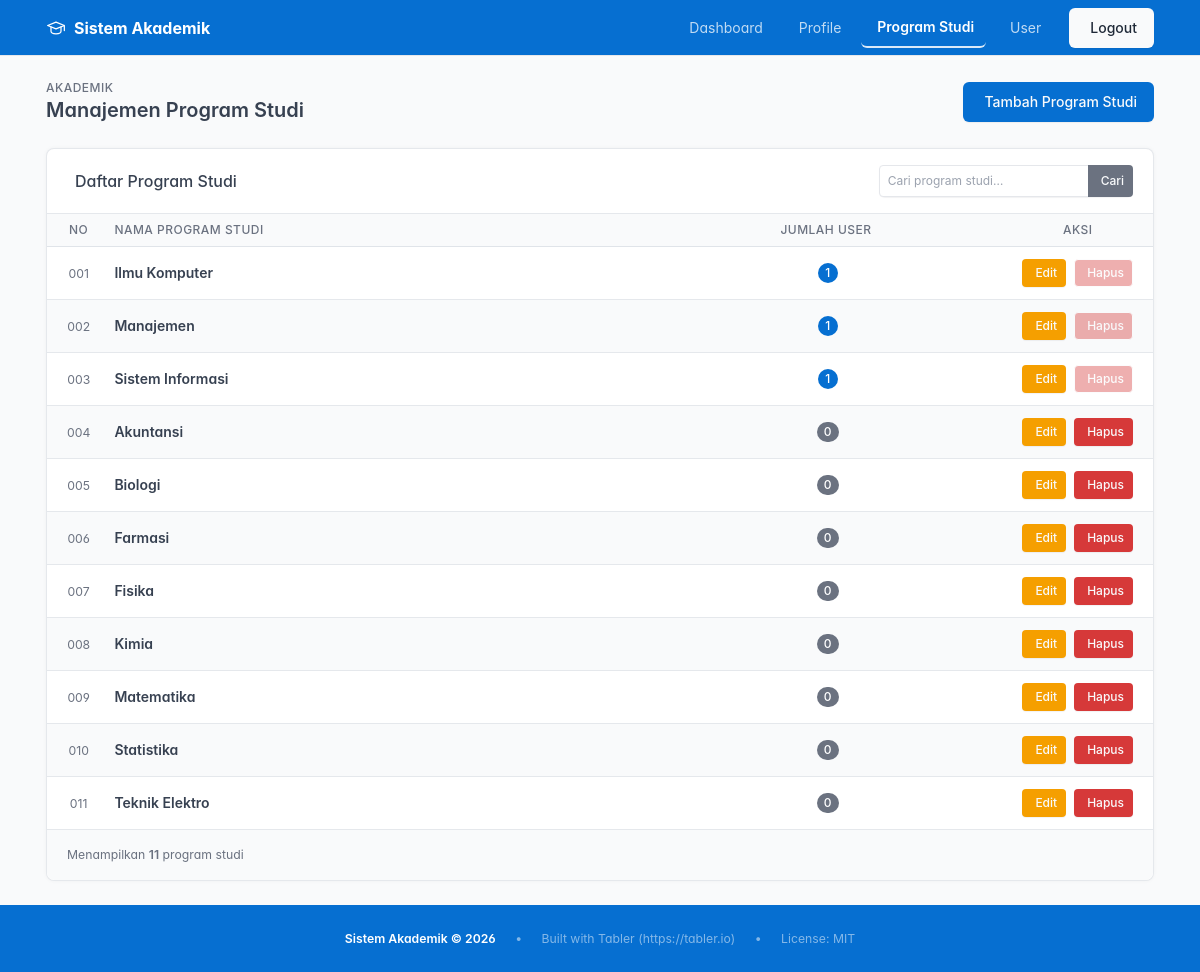
The page /program_studi.php?sort=jumlah_desc (signed in) on the database its author committed.
### tables this page shows
CREATE TABLE `prodi_tbl` (
  `prodi_id` int(30) NOT NULL,
  `nama_prodi` varchar(100) NOT NULL
);

### program_studi.php (the view, shortened to what this page needs)
<?php
$pdo = getDBConnection();
$search = trim($_GET['q'] ?? '');
$sort = $_GET['sort'] ?? 'nama_asc';
$orderClause = match ($sort) {
  'nama_desc' => 'p.nama_prodi DESC',
  'jumlah_asc' => 'jumlah_user ASC, p.nama_prodi ASC',
  'jumlah_desc' => 'jumlah_user DESC, p.nama_prodi ASC',
  default => 'p.nama_prodi ASC',
};
if ($search !== '') {
  $stmt = $pdo->prepare("
        SELECT p.prodi_id, p.nama_prodi, COUNT(u.userid) as jumlah_user
        FROM prodi_tbl p
        LEFT JOIN user_tbl u ON p.prodi_id = u.prodi_id
        WHERE p.nama_prodi LIKE ?
        GROUP BY p.prodi_id, p.nama_prodi
        ORDER BY $orderClause
    ");
  $stmt->execute(["%$search%"]);
} else {
  $stmt = $pdo->query("
        SELECT p.prodi_id, p.nama_prodi, COUNT(u.userid) as jumlah_user
        FROM prodi_tbl p
        LEFT JOIN user_tbl u ON p.prodi_id = u.prodi_id
        GROUP BY p.prodi_id, p.nama_prodi
        ORDER BY $orderClause
    ");
}
$prodis = $stmt->fetchAll();
function sortUrl($field, $currentSort, $search)
{
  $dir = ($currentSort === $field . '_asc') ? $field . '_desc' : $field . '_asc';
  $params = ['sort' => $dir];
  return 'program_studi.php?' . http_build_query($params);
}
function sortIcon($field, $currentSort)
{
  if ($currentSort === $field . '_desc')
    return '<i class="ti ti-sort-descending ms-1"></i>';
  return '<i class="ti ti-arrows-sort ms-1 text-muted"></i>';
}
?>
<!DOCTYPE html>
<html lang="id">
<head>
  <link rel="stylesheet" href="css/tabler.min.css">
  <link rel="stylesheet" href="https://cdn.jsdelivr.net/npm/@tabler/icons-webfont@3.0.0/dist/tabler-icons.min.css">
</head>
<body class="antialiased">
  <div class="wrapper">
    <nav class="navbar navbar-dark bg-blue sticky-top d-print-none">
      <div class="container-xl">
        <a href="dashboard.php" class="navbar-brand d-flex align-items-center gap-2">
          <span class="navbar-brand-text">Sistem Akademik</span>
        </a>
        <div class="d-none d-md-flex ms-auto">
          <ul class="navbar-nav flex-row align-items-center gap-2">
            <li class="nav-item"><a class="nav-link text-white" href="dashboard.php">Dashboard</a></li>
            <li class="nav-item"><a class="nav-link text-white" href="profile.php">Profile</a></li>
            <li class="nav-item"><a class="nav-link text-white active" href="program_studi.php">Program Studi</a></li>
            <li class="nav-item"><a class="nav-link text-white" href="user.php"><i class="ti ti-users me-1"></i>User</a>
            </li>
            <li class="nav-item"><a href="logout.php" class="btn btn-light ms-2">Logout</a></li>
          </ul>
        </div>
      </div>
    </nav>
    <div class="page-wrapper">
      <div class="page-header d-print-none">
        <div class="container-xl">
          <div class="row g-2 align-items-center">
            <div class="col">
              <div class="page-pretitle">Akademik</div>
              <h2 class="page-title">Manajemen Program Studi</h2>
            </div>
            <div class="col-auto">
              <button class="btn btn-primary" data-bs-toggle="modal" data-bs-target="#addModal">
                <i class="ti ti-plus me-1"></i>Tambah Program Studi
              </button>
            </div>
          </div>
        </div>
      </div>
      <div class="page-body">
        <div class="container-xl">
          <div class="card">
            <div class="card-header d-flex align-items-center justify-content-between flex-wrap gap-2">
              <h3 class="card-title mb-0"><i class="ti ti-building-community me-2 text-blue"></i>Daftar Program Studi
              </h3>
              <form method="GET" action="program_studi.php" class="d-flex align-items-center gap-2 flex-wrap">
                <div class="input-group input-group-sm" style="min-width:220px">
                  <input type="text" name="q" class="form-control" placeholder="Cari program studi…"
                    value="<?= htmlspecialchars($search) ?>">
                  <button type="submit" class="btn btn-sm btn-secondary px-2">Cari</button>
                </div>
              </form>
            </div>
            <?php if (empty($prodis)): ?>
              <div class="card-body">
                <div class="empty">
                  <div class="empty-img"><i class="ti ti-inbox" style="font-size:4rem;color:#94a3b8"></i></div>
                  <p class="empty-title">Tidak ada program studi ditemukan</p>
                  <p class="empty-subtitle text-muted">
                    <?= $search ? 'Tidak ada hasil untuk &ldquo;<strong>' . htmlspecialchars($search) . '</strong>&rdquo;. Coba kata kunci lain.' : 'Belum ada program studi. Tambahkan yang baru.' ?>
                  </p>
                  <?php if ($search): ?>
                    <div class="empty-action"><a href="program_studi.php" class="btn btn-primary"><i
                          class="ti ti-arrow-left me-1"></i>Kembali</a></div>
                  <?php endif; ?>
                </div>
              </div>
            <?php else: ?>
              <div class="table-responsive">
                <table class="table table-vcenter table-hover table-striped card-table">
                  <thead>
                    <tr>
                      <th class="w-1 text-center">No</th>
                      <th><a href="<?= sortUrl('nama', $sort, $search) ?>">Nama Program
                          Studi<?= sortIcon('nama', $sort) ?></a></th>
                      <th class="text-center"><a href="<?= sortUrl('jumlah', $sort, $search) ?>">Jumlah
                          User<?= sortIcon('jumlah', $sort) ?></a></th>
                      <th class="w-1 text-center">Aksi</th>
                    </tr>
                  </thead>
                  <tbody>
                    <?php foreach ($prodis as $index => $prodi):
                      $count = (int) $prodi['jumlah_user'];
                      $color = ($count === 0) ? 'secondary' : 'blue';
                      ?>
                      <tr>
                        <td class="text-center text-muted"><small><?= str_pad($index + 1, 3, '0', STR_PAD_LEFT) ?></small>
                        </td>
                        <td><strong><?= htmlspecialchars($prodi['nama_prodi']) ?></strong></td>
                        <td class="text-center"><span
                            class="badge rounded-pill bg-<?= $color ?> text-white"><?= $count ?></span></td>
                        <td class="text-center">
                          <div class="btn-list flex-nowrap justify-content-center">
                            <button class="btn btn-sm btn-warning" data-bs-toggle="modal" data-bs-target="#editModal"
                              onclick="setEditData(<?= $prodi['prodi_id'] ?>, '<?= htmlspecialchars(addslashes($prodi['nama_prodi'])) ?>')">
                              <i class="ti ti-edit me-1"></i>Edit
                            </button>
                            <button class="btn btn-sm btn-danger" <?= ($count > 0) ? 'disabled' : '' ?>
                              onclick="konfirmHapus(<?= $prodi['prodi_id'] ?>, '<?= htmlspecialchars(addslashes($prodi['nama_prodi'])) ?>')">
                              <i class="ti ti-trash me-1"></i>Hapus
                            </button>
                          </div>
                        </td>
                      </tr>
                    <?php endforeach; ?>
                  </tbody>
                </table>
              </div>
              <div class="card-footer d-flex align-items-center justify-content-between">
                <p class="m-0 text-muted small">
                  Menampilkan <strong><?= count($prodis) ?></strong> program studi
                </p>
              </div>
            <?php endif; ?>
          </div>
        </div>
      </div>
      <footer class="footer d-print-none bg-blue text-white border-top border-blue py-2"
        style="min-height:auto;margin-top:auto;">
        <div class="container-xl d-flex align-items-center justify-content-center" style="min-height:50px;">
          <div class="text-center small">
            <span class="text-white fw-semibold">Sistem Akademik &copy; 2026</span>
            <span class="text-white-50 ms-3 me-3">•</span>
            <span class="text-white-50">Built with Tabler (https://tabler.io)</span>
            <span class="text-white-50 ms-3 me-3">•</span>
            <span class="text-white-50">License: MIT</span>
          </div>
        </div>
      </footer>
    </div>
  </div>
</body>
</html>

### program_studi.php (style rules this page uses)
html, body { height: 100%; margin: 0; }
.wrapper { display: flex; flex-direction: column; min-height: 100vh; }
.page-wrapper { flex: 1; }
.navbar-brand-text { font-weight: 700; font-size: 1rem; }
.navbar-nav .nav-link { color: rgba(255, 255, 255, 0.75) !important; transition: color .2s; padding: 0.5rem 0.75rem; }
.navbar-nav .nav-link.active { color: #fff !important; font-weight: 600; border-bottom: 2px solid rgba(255, 255, 255, 0.85); }
th a { color: inherit; text-decoration: none; white-space: nowrap; }

### rows shown on the page
prodi_tbl: index "001", nama_prodi "Ilmu Komputer", count "1"
prodi_tbl: index "002", nama_prodi "Manajemen", count "1"
prodi_tbl: index "003", nama_prodi "Sistem Informasi", count "1"
prodi_tbl: index "004", nama_prodi "Akuntansi", count "0"
prodi_tbl: index "005", nama_prodi "Biologi", count "0"
prodi_tbl: index "006", nama_prodi "Farmasi", count "0"
prodi_tbl: index "007", nama_prodi "Fisika", count "0"
prodi_tbl: index "008", nama_prodi "Kimia", count "0"
prodi_tbl: index "009", nama_prodi "Matematika", count "0"
prodi_tbl: index "010", nama_prodi "Statistika", count "0"
prodi_tbl: index "011", nama_prodi "Teknik Elektro", count "0"

### other values the page prints
count($prodis) "11"
